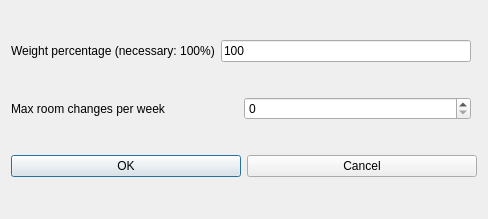
<?xml version="1.0" encoding="UTF-8"?>
<ui version="4.0">
 <class>ModifyConstraintStudentsMaxRoomChangesPerWeekForm_template</class>
 <widget class="QDialog" name="ModifyConstraintStudentsMaxRoomChangesPerWeekForm_template">
  <property name="geometry">
   <rect>
    <x>0</x>
    <y>0</y>
    <width>488</width>
    <height>219</height>
   </rect>
  </property>
  <property name="windowTitle">
   <string extracomment="This is the title of the dialog to modify a constraint of this type">Modify students max room changes per week</string>
  </property>
  <layout class="QGridLayout">
   <item row="0" column="0">
    <layout class="QHBoxLayout">
     <item>
      <widget class="QLabel" name="weightTextLabel">
       <property name="frameShape">
        <enum>QFrame::NoFrame</enum>
       </property>
       <property name="frameShadow">
        <enum>QFrame::Plain</enum>
       </property>
       <property name="text">
        <string>Weight percentage (necessary: 100%)</string>
       </property>
       <property name="wordWrap">
        <bool>false</bool>
       </property>
      </widget>
     </item>
     <item>
      <widget class="QLineEdit" name="weightLineEdit">
       <property name="text">
        <string notr="true">100</string>
       </property>
      </widget>
     </item>
    </layout>
   </item>
   <item row="2" column="0" colspan="2">
    <layout class="QHBoxLayout">
     <item>
      <widget class="QPushButton" name="okPushButton">
       <property name="text">
        <string>OK</string>
       </property>
      </widget>
     </item>
     <item>
      <widget class="QPushButton" name="cancelPushButton">
       <property name="text">
        <string>Cancel</string>
       </property>
      </widget>
     </item>
    </layout>
   </item>
   <item row="1" column="0">
    <layout class="QHBoxLayout">
     <item>
      <widget class="QLabel" name="textLabel">
       <property name="text">
        <string>Max room changes per week</string>
       </property>
       <property name="wordWrap">
        <bool>false</bool>
       </property>
      </widget>
     </item>
     <item>
      <widget class="QSpinBox" name="maxChangesSpinBox"/>
     </item>
    </layout>
   </item>
  </layout>
 </widget>
 <layoutdefault spacing="6" margin="11"/>
 <resources/>
 <connections/>
</ui>
